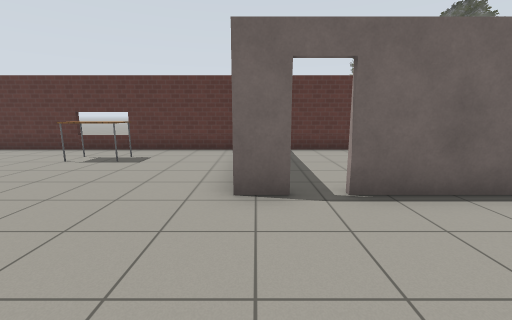
View 1 (above)

15 first-person views from a walk through a robot-simulator world made for Gazebo. The camera is 1.2 m above the floor, tilts 10° down and sees 90° across. The floor is counted in squares, 1 m on a side. Each view is taken from the middle of a square. On the plan, view 1 faces up. The plan holds only what a view shows up to about 12 squares ahead; the rest is blank. The robots in the file are not drawn. Simple patterns stand in for the simulator's built-in surfaces.

View 2
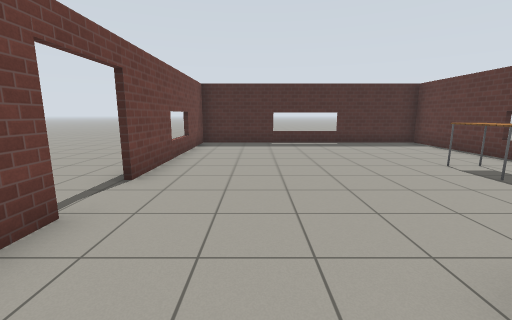

View 3
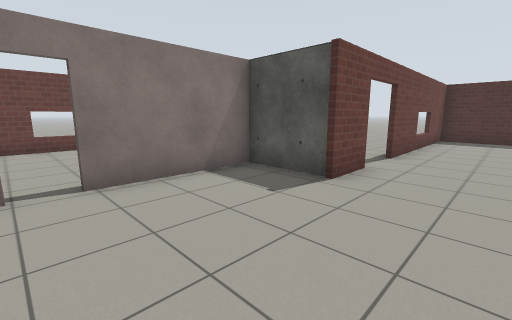

View 4
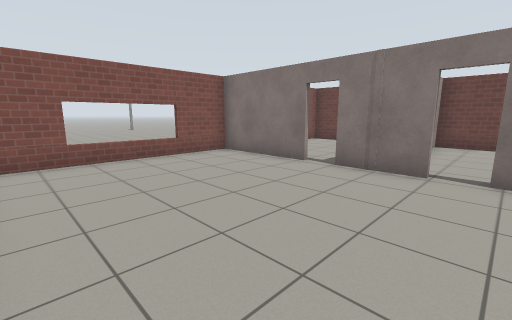

View 5
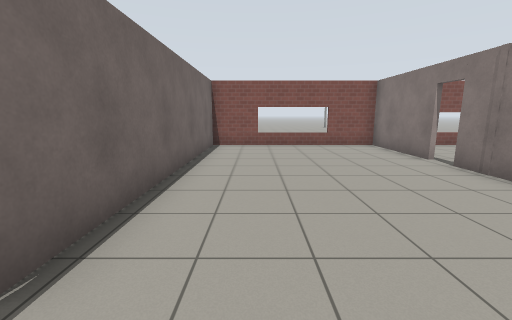

View 6
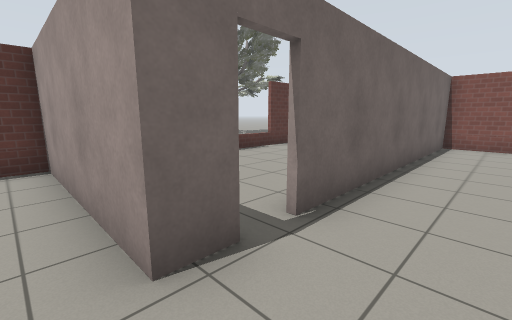

View 7
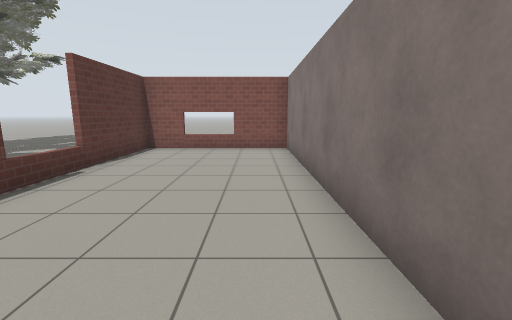

View 8
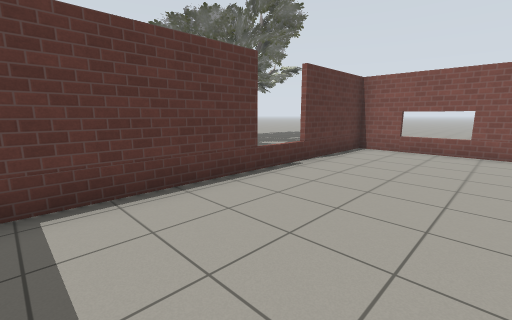

View 9
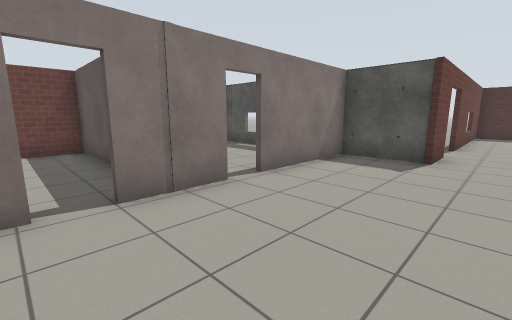

View 10
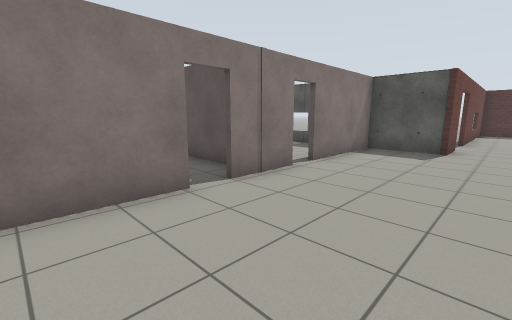

View 11
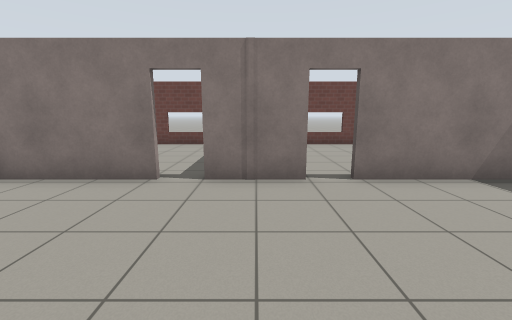

View 12
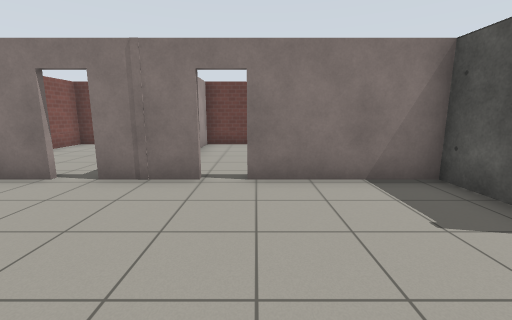

View 13
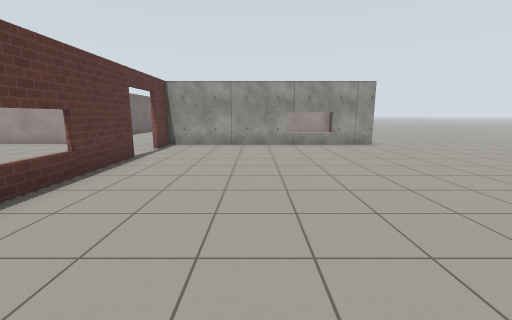

View 14
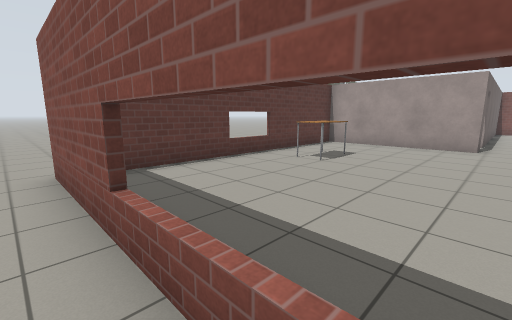

View 15
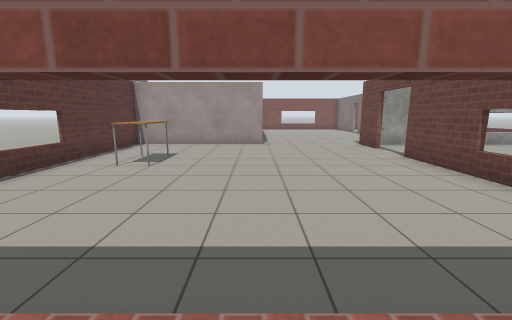

### Floor plan
Ten units are one square. View 1 is at (0, 0); x grows to the right and y downward. Boxes are objects, and circles mark ways between rooms. Rooms are numbered by the first view taken in them; rooms with no view inside come last. Other rooms are left out.
<svg viewBox="-115 -96 224 201">
<path fill="none" stroke="#000" d="M6 -37 -3 -37 -3 -89 -102 -89 -102 3 -36 3M-19 3 -5 3 -5 27 33 27M40 27 60 27M68 27 103 27 103 -40M104 -37 14 -37M19 -39 102 -39M103 -40 103 -89 9 -89M-36 5 -76 5M-6 87 -6 5 -19 5M-103 -30 -103 -91M52 37 52 86M51 85 103 85 103 51M9 85 51 85M50 86 50 71M-5 51 -5 84"/>
<rect x="-55" y="-75" width="20" height="10" fill="#bbb"><title>table</title></rect>
<circle cx="10" cy="-40" r="3" fill="#2a7"/>
<circle cx="-25" cy="0" r="3" fill="#2a7"/>
<circle cx="65" cy="30" r="3" fill="#2a7"/>
<circle cx="35" cy="30" r="3" fill="#2a7"/>
<text x="-10" y="-30">1</text>
<text x="50" y="-70">2</text>
<text x="-60" y="50">3</text>
<text x="70" y="60">4</text>
<text x="30" y="60">5</text>
</svg>
Room 1 opens to room 2. Room 1 opens to room 3. Room 1 opens to room 4. Room 1 opens to room 5.

Where each view was taken, in squares from view 1:
view 1: 0 up, 0 right, facing up
view 2: 2 up, 1 right, facing left
view 3: 2 up, 4 right, facing down-left
view 4: 3 up, 3 right, facing down-right
view 5: 2 up, 0 right, facing right
view 6: 2 up, 1 left, facing up-right
view 7: 5 up, 1 right, facing right
view 8: 5 up, 1 right, facing up-right
view 9: 1 up, 7 right, facing down-left
view 10: 1 up, 9 right, facing down-left
view 11: 2 up, 5 right, facing down
view 12: 2 up, 3 right, facing down
view 13: 4 down, 11 left, facing right
view 14: 3 up, 11 left, facing up-right
view 15: 4 up, 11 left, facing right
